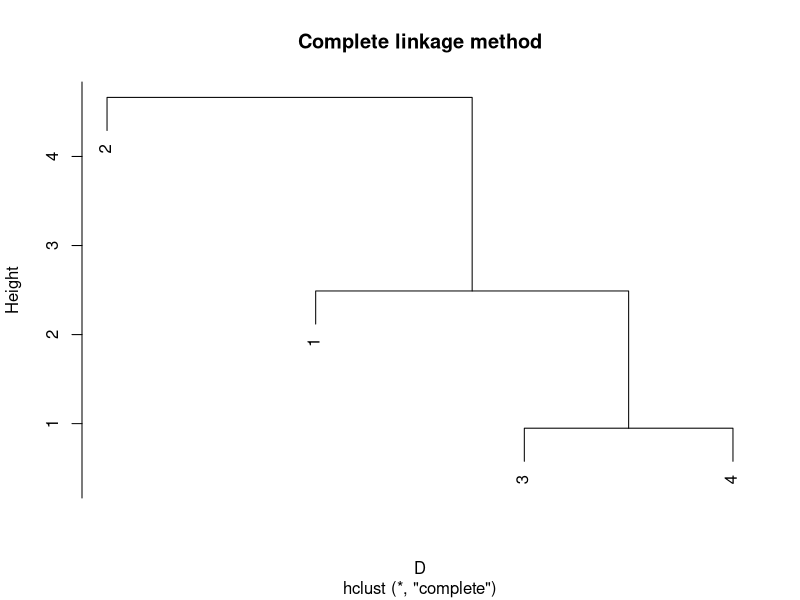
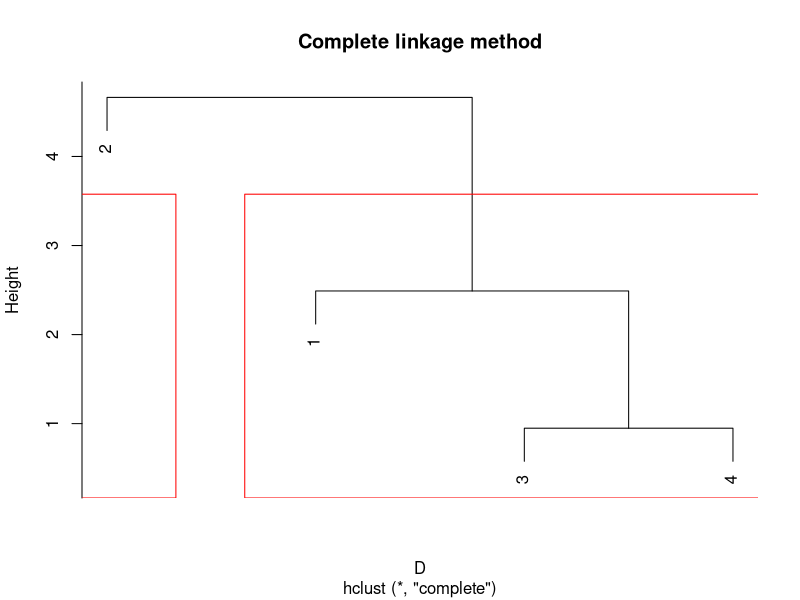
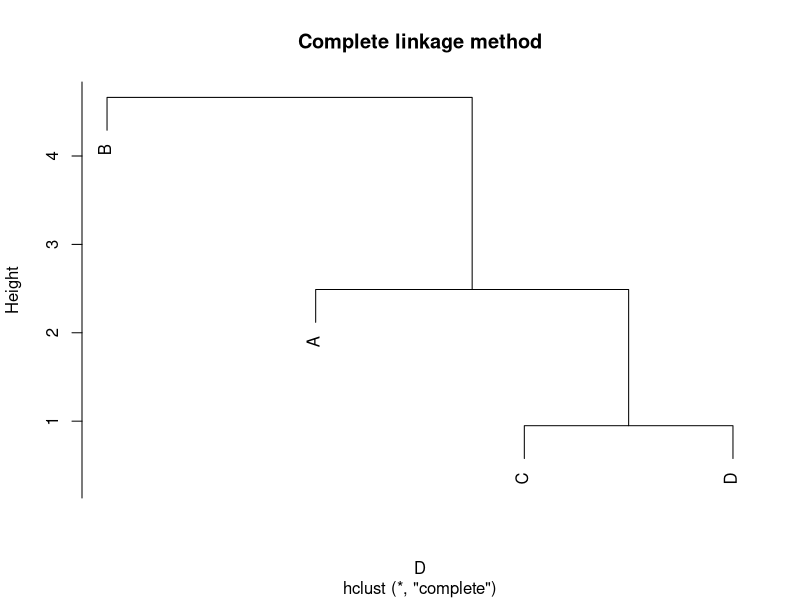

The R source for these figures, in order:
## ---- chunk 1
x <- c(0, 7, 1, 4)
y <- c(4, 0, 2, 2)

dat <- cbind.data.frame(x, y)
dat
## ---- chunk 2
dist(scale(dat))
## ---- chunk 3
D <- dist(scale(dat), method = "manhattan")
D
## ---- chunk 4
hc <- hclust(D, method = "complete")
hc
## ---- chunk 5
plot(hc, main = "Complete linkage method")
## ---- chunk 6
plot(hc, main = "Complete linkage method")
rect.hclust(hc, k = 2, border = "red")
## ---- chunk 7
hc$height
## ---- chunk 8
hc$order
## ---- chunk 9
labs <- LETTERS[1:4]
labs
## ---- chunk 10
hc$labels <- labs
## ---- chunk 11
plot(hc, main = "Complete linkage method")
